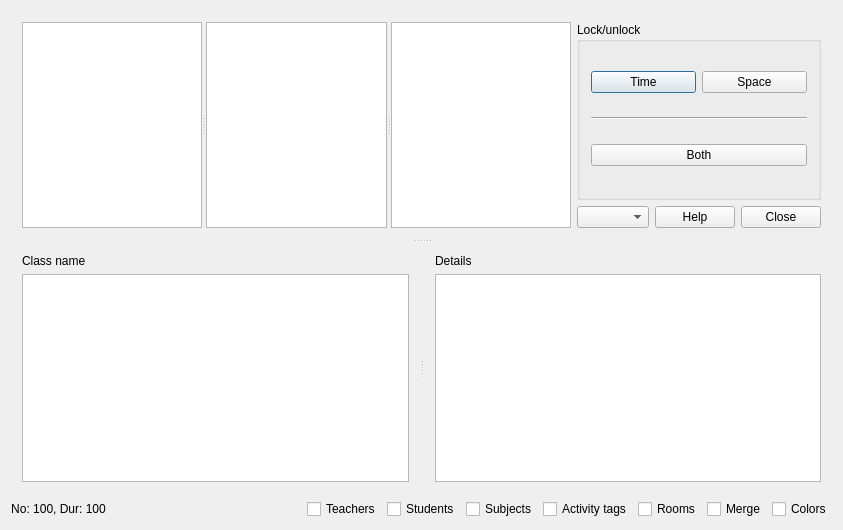
<?xml version="1.0" encoding="UTF-8"?>
<ui version="4.0">
 <class>TimetableViewStudentsDaysHorizontalForm_template</class>
 <widget class="QDialog" name="TimetableViewStudentsDaysHorizontalForm_template">
  <property name="geometry">
   <rect>
    <x>0</x>
    <y>0</y>
    <width>843</width>
    <height>530</height>
   </rect>
  </property>
  <property name="windowTitle">
   <string extracomment="Title of dialog">View students days horizontal timetable</string>
  </property>
  <layout class="QGridLayout" name="gridLayout_2">
   <item row="0" column="0">
    <widget class="QSplitter" name="horizontalSplitter">
     <property name="orientation">
      <enum>Qt::Orientation::Vertical</enum>
     </property>
     <widget class="QWidget" name="layoutWidget">
      <layout class="QHBoxLayout" name="horizontalLayout">
       <item>
        <widget class="QSplitter" name="verticalStudentsListSplitter">
         <property name="orientation">
          <enum>Qt::Orientation::Horizontal</enum>
         </property>
         <widget class="QListWidget" name="yearsListWidget"/>
         <widget class="QListWidget" name="groupsListWidget"/>
         <widget class="QListWidget" name="subgroupsListWidget"/>
        </widget>
       </item>
       <item>
        <layout class="QVBoxLayout" name="verticalLayout_3">
         <item>
          <widget class="QGroupBox" name="groupBox">
           <property name="title">
            <string extracomment="This is a group box for locking/unlocking buttons">Lock/unlock</string>
           </property>
           <layout class="QGridLayout" name="gridLayout">
            <item row="0" column="0">
             <layout class="QHBoxLayout" name="horizontalLayout_3">
              <item>
               <widget class="QPushButton" name="lockTimePushButton">
                <property name="text">
                 <string extracomment="This is a button in a timetable view dialog (There are 3 buttons in total, user can toggle locked/unlocked time, space or both).">Time</string>
                </property>
               </widget>
              </item>
              <item>
               <widget class="QPushButton" name="lockSpacePushButton">
                <property name="text">
                 <string extracomment="This is a button in a timetable view dialog (There are 3 buttons in total, user can toggle locked/unlocked time, space or both).">Space</string>
                </property>
               </widget>
              </item>
             </layout>
            </item>
            <item row="2" column="0">
             <widget class="QPushButton" name="lockTimeSpacePushButton">
              <property name="text">
               <string extracomment="This is a button in a timetable view dialog (There are 3 buttons in total, user can toggle locked/unlocked time, space or both).">Both</string>
              </property>
              <property name="shortcut">
               <string/>
              </property>
             </widget>
            </item>
            <item row="1" column="0">
             <widget class="Line" name="line">
              <property name="orientation">
               <enum>Qt::Orientation::Horizontal</enum>
              </property>
             </widget>
            </item>
           </layout>
          </widget>
         </item>
         <item>
          <layout class="QHBoxLayout" name="horizontalLayout_2">
           <item>
            <widget class="QComboBox" name="shownComboBox"/>
           </item>
           <item>
            <widget class="QPushButton" name="helpPushButton">
             <property name="text">
              <string>Help</string>
             </property>
            </widget>
           </item>
           <item>
            <widget class="QPushButton" name="closePushButton">
             <property name="text">
              <string>Close</string>
             </property>
            </widget>
           </item>
          </layout>
         </item>
        </layout>
       </item>
      </layout>
     </widget>
     <widget class="QSplitter" name="verticalStudentsTableDetailsSplitter">
      <property name="orientation">
       <enum>Qt::Orientation::Horizontal</enum>
      </property>
      <widget class="QWidget" name="layoutWidget2">
       <layout class="QVBoxLayout" name="verticalLayout">
        <item>
         <widget class="QLabel" name="classNameTextLabel">
          <property name="sizePolicy">
           <sizepolicy hsizetype="Minimum" vsizetype="Minimum">
            <horstretch>0</horstretch>
            <verstretch>0</verstretch>
           </sizepolicy>
          </property>
          <property name="text">
           <string>Class name</string>
          </property>
          <property name="wordWrap">
           <bool>true</bool>
          </property>
         </widget>
        </item>
        <item>
         <widget class="QTableWidget" name="studentsTimetableTable">
          <property name="sizePolicy">
           <sizepolicy hsizetype="Expanding" vsizetype="Expanding">
            <horstretch>0</horstretch>
            <verstretch>0</verstretch>
           </sizepolicy>
          </property>
         </widget>
        </item>
       </layout>
      </widget>
      <widget class="QWidget" name="layoutWidget3">
       <layout class="QVBoxLayout" name="verticalLayout_2">
        <item>
         <widget class="QLabel" name="detailsTextLabel">
          <property name="sizePolicy">
           <sizepolicy hsizetype="Preferred" vsizetype="Preferred">
            <horstretch>0</horstretch>
            <verstretch>0</verstretch>
           </sizepolicy>
          </property>
          <property name="text">
           <string>Details</string>
          </property>
          <property name="wordWrap">
           <bool>false</bool>
          </property>
         </widget>
        </item>
        <item>
         <widget class="QPlainTextEdit" name="detailsTextEdit"/>
        </item>
       </layout>
      </widget>
     </widget>
    </widget>
   </item>
   <item row="1" column="0">
    <layout class="QHBoxLayout" name="horizontalLayout_4">
     <item>
      <widget class="QLabel" name="numberAndDurationTextLabel">
       <property name="text">
        <string notr="true">No: 100, Dur: 100</string>
       </property>
       <property name="alignment">
        <set>Qt::AlignmentFlag::AlignCenter</set>
       </property>
       <property name="wordWrap">
        <bool>false</bool>
       </property>
      </widget>
     </item>
     <item>
      <spacer name="horizontalSpacer">
       <property name="orientation">
        <enum>Qt::Orientation::Horizontal</enum>
       </property>
       <property name="sizeHint" stdset="0">
        <size>
         <width>40</width>
         <height>20</height>
        </size>
       </property>
      </spacer>
     </item>
     <item>
      <widget class="QCheckBox" name="teachersCheckBox">
       <property name="text">
        <string>Teachers</string>
       </property>
      </widget>
     </item>
     <item>
      <widget class="QCheckBox" name="studentsCheckBox">
       <property name="text">
        <string>Students</string>
       </property>
      </widget>
     </item>
     <item>
      <widget class="QCheckBox" name="subjectsCheckBox">
       <property name="text">
        <string>Subjects</string>
       </property>
      </widget>
     </item>
     <item>
      <widget class="QCheckBox" name="activityTagsCheckBox">
       <property name="text">
        <string>Activity tags</string>
       </property>
      </widget>
     </item>
     <item>
      <widget class="QCheckBox" name="roomsCheckBox">
       <property name="text">
        <string>Rooms</string>
       </property>
      </widget>
     </item>
     <item>
      <widget class="QCheckBox" name="spanCheckBox">
       <property name="text">
        <string extracomment="It means that the cells for the same activity will be merged.">Merge</string>
       </property>
      </widget>
     </item>
     <item>
      <widget class="QCheckBox" name="colorsCheckBox">
       <property name="text">
        <string extracomment="It means to use colors in the timetable view.">Colors</string>
       </property>
      </widget>
     </item>
    </layout>
   </item>
  </layout>
 </widget>
 <layoutdefault spacing="6" margin="11"/>
 <resources/>
 <connections/>
</ui>
